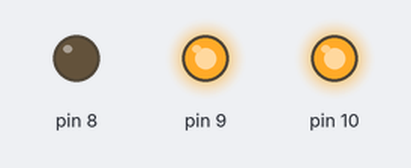
The sketch below on a simulated Arduino Uno, built with avr-gcc and run on an emulated ATmega328P. On the bench: output pins drawn as LEDs (lit = HIGH).

Above: at 0.1 s.
At 4.85 s:
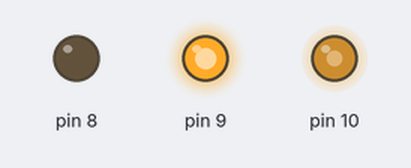
At 9.96 s:
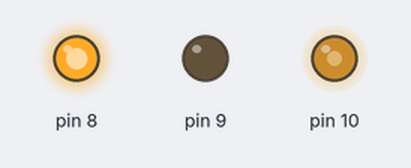
At 19.61 s:
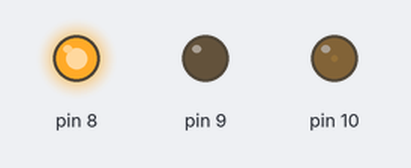
At 28.35 s:
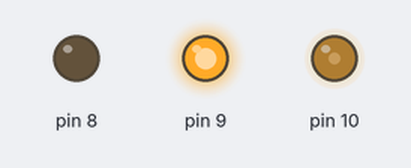
At 38.1 s:
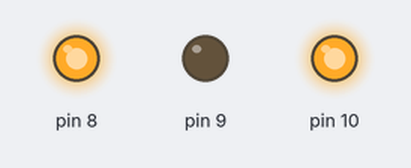
Timing chart, 0 to 40.0 s (numbered marks = the images above):
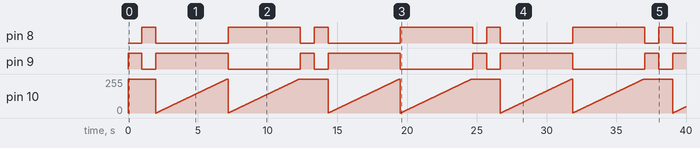

The sketch:

L298.ino
```cpp
void setup() {
  pinMode(8, OUTPUT);
  pinMode(9, OUTPUT);
  pinMode(10, OUTPUT);
}

void loop() {
  digitalWrite(9, HIGH);
  digitalWrite(8, LOW);
  digitalWrite(10, HIGH);
  delay(1000);

  digitalWrite(9, LOW);
  digitalWrite(8, HIGH);
  digitalWrite(10, HIGH);
  delay(1000);

  for (int i = 0; i < 256; i++) {
    digitalWrite(9, HIGH);
    digitalWrite(8, LOW);
    analogWrite(10, i);
    delay(20);
  }
  delay(50);
  for (int i = 0; i < 256; i++) {
    digitalWrite(9, LOW);
    digitalWrite(8, HIGH);
    analogWrite(10, i);
    delay(20);
  }
  delay(50);
}
```

Measured:
- by itself, pin 8: repeats every 12.4 s: LOW 5.2 s, HIGH 5.2 s, LOW 1.0 s, HIGH 1.0 s
- by itself, pin 9: repeats every 12.4 s: LOW 1.0 s, HIGH 5.2 s, LOW 5.2 s, HIGH 1.0 s
